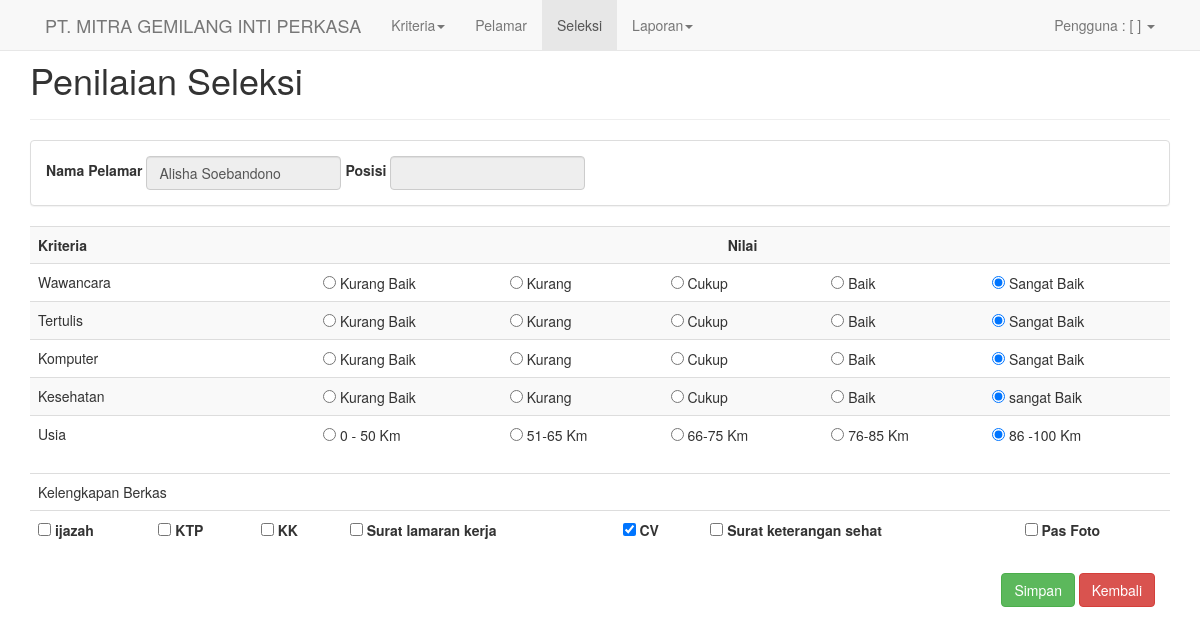
Screenshot of /seleksi/penilaian/4 with the database file from the repository.
### tables this page shows
CREATE TABLE `tbl_pelamar` (
  `kdPelamar` int(11) NOT NULL,
  `nik` varchar(20) NOT NULL,
  `nama` varchar(100) NOT NULL,
  `alamat` varchar(100) NOT NULL,
  `posisi` varchar(200) NOT NULL,
  `notelp` varchar(20) NOT NULL,
  `periode` date DEFAULT NULL
);

CREATE TABLE `tbl_subkriteria` (
  `kdSubKriteria` int(11) NOT NULL,
  `subKriteria` varchar(50) NOT NULL,
  `value` int(11) NOT NULL,
  `kdKriteria` int(11) NOT NULL
);

CREATE TABLE `tbl_berkas` (
  `kdBerkas` int(11) NOT NULL,
  `kdPelamar` int(11) NOT NULL,
  `ijazah` int(11) DEFAULT NULL,
  `ktp` int(11) DEFAULT NULL,
  `kk` int(11) DEFAULT NULL,
  `lamaran` int(11) DEFAULT NULL,
  `cv` int(11) DEFAULT NULL,
  `sehat` int(11) DEFAULT NULL,
  `foto` int(11) DEFAULT NULL
);

### application/helpers/General_helper.php (called while the page is built, shortened)
<?php
if (!function_exists('loadPage')) {
    function loadPage($view, $vars=array()){
        $data['view'] = $view;
        $data['data'] = $vars;
        $CI = &get_instance();
        return $CI->load->view('layouts/layout', $data);
    }
}

### application/controllers/seleksi.php (called while the page is built, shortened)
<?php
class Seleksi extends MY_Controller
{
    public function penilaian($id = null)
    {
        $data['dataView'] = $this->getDataInsert();
        $data['nilaiPelamar'] = $this->MNilai->getPelamar($id);
        $data['nilaiSeleksi'] = $this->MNilai->getNilaiByPelamar($id);
        loadPage('seleksi/tambah', $data);
    }
    private function getDataInsert()
    {
        $dataView = array();
        $kriteria = $this->MKriteria->getAll();
        foreach ($kriteria as $item) {
            $this->MSubKriteria->kdKriteria = $item->kdKriteria;
            $dataView[$item->kdKriteria] = array(
                'nama' => $item->kriteria,
                'data' => $this->MSubKriteria->getById()
            );
        }
        return $dataView;
    }
}

### index.php (called while the page is built, shortened)
<?php
require_once BASEPATH.'core/CodeIgniter.php';

### application/models/MNilai.php (called while the page is built, shortened)
<?php
class MNilai extends CI_Model
{
    public function getPelamar($id)
    {
        $query = $this->db->query(
            'select * from tbl_pelamar where kdPelamar = ' . $id
        );
        if ($query->num_rows() > 0) {
            foreach ($query->result() as $row) {
                $nilai[] = $row;
            }
            return $nilai;
        }
    }
}

### application/models/MKriteria.php (called while the page is built, shortened)
<?php
class MKriteria extends CI_Model{
    private function getTable()
    {
        return 'tbl_kriteria';
    }
    public function getAll()
    {
        $query = $this->db->get($this->getTable());
        if($query->num_rows() > 0){
            foreach ( $query->result() as $row) {
                $kriterias[] = $row;
            }
            return $kriterias;
        }
    }
}

### application/models/MSubKriteria.php (called while the page is built, shortened)
<?php
class MSubKriteria extends CI_Model{
    public $kdKriteria;
    private function getTable()
    {
        return 'tbl_subkriteria';
    }
    public function getById()
    {
        $this->db->where('kdKriteria', $this->kdKriteria);
        $query = $this->db->get($this->getTable());
        if($query->num_rows() > 0){
            foreach ($query->result() as $row) {
                $subkriteria[] = $row;
            }
            return $subkriteria;
        }
    }
}

### application/views/seleksi/tambah.php (the view, shortened to what this page needs)
<div class="container">
    <br />
    <div class="page-header">
        <h1>Penilaian Seleksi</h1>
    </div>
    <div class="col-md-12">
        <?php echo form_open() ?>
        <div class="row">
            <div class="panel panel-default">
                <div class="panel-body">
                    <div class="form-inline">
                        <div class="form-group">
                            <label for="nama">Nama Pelamar</label>
                            <input name="nama" type="text" class="form-control" id="nama" value="<?php echo isset($nilaiPelamar[0]->nama) ? $nilaiPelamar[0]->nama : '' ?>" placeholder="Nama Pelamar" disabled>
                        </div>
                        <div class="form-group">
                            <label for="nama">Posisi</label>
                            <input type="text" class="form-control" value="<?php echo isset($nilaiPelamar[0]->posisi) ? $nilaiPelamar[0]->posisi : '' ?>" disabled>
                        </div>
                    </div>
                </div>
            </div>
            <div class="table-responsive">
                <table class="table table-striped">
                    <tr>
                        <th class="col-md-3">Kriteria</th>
                        <th colspan="5" class="text-center col-md-9">Nilai</th>
                    </tr>
                    <?php
                    foreach ($dataView as $item) {
                    ?>
                        <tr>
                            <td><?php echo $item['nama']; ?></td>
                            <?php
                            foreach ($item['data'] as $dataItem) {
                                $cek = $this->db->query("SELECT * FROM tbl_seleksi WHERE kdPelamar='" . $this->uri->segment(3) . "' AND kdKriteria='$dataItem->kdKriteria' AND nilai='$dataItem->value'")->num_rows();
                            ?>
                                <td>
                                    <input type="radio" name="nilai[<?php echo $dataItem->kdKriteria ?>]" value="<?php echo $dataItem->value ?>" <?= $cek > 0 ? 'checked' : '' ?> />
                                    <?php echo ($dataItem->subKriteria) ?>
                                </td>
                        <?php
                            }
                            echo '</tr>';
                        }
                        ?>
                </table>
                <table class="table table-responsive">
                    <tr>
                        <td colspan="7">Kelengkapan Berkas</td>
                        <?php
                        $k_berkas = $this->db->query("SELECT * FROM tbl_berkas WHERE kdPelamar='" . $this->uri->segment(3) . "'")->row();
                        ?>
                    </tr>
                    <tr>
                        <td>
                            <div class="form-check">
                                <input class="form-check-input" type="checkbox" value="1" name="ijazah" id="ijazah" <?= @$k_berkas->ijazah == 1 ? 'checked' : '' ?>>
                                <label class="form-check-label" for="ijazah">
                                    ijazah
                                </label>
                            </div>
                        </td>
                        <td>
                            <div class="form-check">
                                <input class="form-check-input" type="checkbox" value="1" name="ktp" id="KTP" <?= @$k_berkas->ktp == 1 ? 'checked' : '' ?>>
                                <label class="form-check-label" for="KTP">
                                    KTP
                                </label>
                            </div>
                        </td>
                        <td>
                            <div class="form-check">
                                <input class="form-check-input" type="checkbox" value="1" name="kk" id="KK" <?= @$k_berkas->kk == 1 ? 'checked' : '' ?>>
                                <label class="form-check-label" for="KK">
                                    KK
                                </label>
                            </div>
                        </td>
                        <td>
                            <div class="form-check">
                                <input class="form-check-input" type="checkbox" value="1" name="lamaran" id="lamaran" <?= @$k_berkas->lamaran == 1 ? 'checked' : '' ?>>
                                <label class="form-check-label" for="lamaran">
                                    Surat lamaran kerja
                                </label>
                            </div>
                        </td>
                        <td>
                            <div class="form-check">
                                <input class="form-check-input" type="checkbox" value="1" name="cv" id="CV" <?= @$k_berkas->cv == 1 ? 'checked' : '' ?>>
                                <label class="form-check-label" for="CV">
                                    CV
                                </label>
                            </div>
                        </td>
                        <td>
                            <div class="form-check">
                                <input class="form-check-input" type="checkbox" value="1" name="sehat" id="sehat" <?= @$k_berkas->sehat == 1 ? 'checked' : '' ?>>
                                <label class="form-check-label" for="sehat">
                                    Surat keterangan sehat
                                </label>
                            </div>
                        </td>
                        <td>
                            <div class="form-check">
                                <input class="form-check-input" type="checkbox" value="1" name="foto" id="Foto" <?= @$k_berkas->foto == 1 ? 'checked' : '' ?>>
                                <label class="form-check-label" for="Foto">
                                    Pas Foto
                                </label>
                            </div>
                        </td>
                    </tr>
                </table>
            </div>
            <div class="pull-right">
                <div class="col-md-12">
                    <button class="btn btn-success" type="submit">Simpan</button>
                    <a class="btn btn-danger" href="<?php echo site_url('seleksi') ?>" role="button">Kembali</a>
                </div>
            </div>
        </div>
        <?php echo form_close() ?>
    </div>

### application/views/layouts/layout.php (style rules this page uses)
body { padding-top: 0px; }

### rows the page displays
tbl_pelamar: nama "Alisha Soebandono"
tbl_subkriteria: subKriteria "Kurang Baik"
tbl_subkriteria: subKriteria "Kurang"
tbl_subkriteria: subKriteria "Cukup"
tbl_subkriteria: subKriteria "Baik"
tbl_subkriteria: subKriteria "Sangat Baik"
tbl_subkriteria: subKriteria "Kurang Baik"
tbl_subkriteria: subKriteria "Kurang"
tbl_subkriteria: subKriteria "Cukup"
tbl_subkriteria: subKriteria "Baik"
tbl_subkriteria: subKriteria "Sangat Baik"
tbl_subkriteria: subKriteria "Kurang Baik"
tbl_subkriteria: subKriteria "Kurang"
tbl_subkriteria: subKriteria "Cukup"
tbl_subkriteria: subKriteria "Baik"
tbl_subkriteria: subKriteria "Sangat Baik"
tbl_subkriteria: subKriteria "Kurang Baik"
tbl_subkriteria: subKriteria "Kurang"
tbl_subkriteria: subKriteria "Cukup"
tbl_subkriteria: subKriteria "Baik"
tbl_subkriteria: subKriteria "sangat Baik"
tbl_subkriteria: subKriteria "0 - 50 Km"
tbl_subkriteria: subKriteria "51-65 Km"
tbl_subkriteria: subKriteria "66-75 Km"
tbl_subkriteria: subKriteria "76-85 Km"
tbl_subkriteria: subKriteria "86 -100 Km"
tbl_berkas: cv "☑"

### other values shown
$item['nama'] "Wawancara"
$item['nama'] "Tertulis"
$item['nama'] "Komputer"
$item['nama'] "Kesehatan"
$item['nama'] "Usia"
